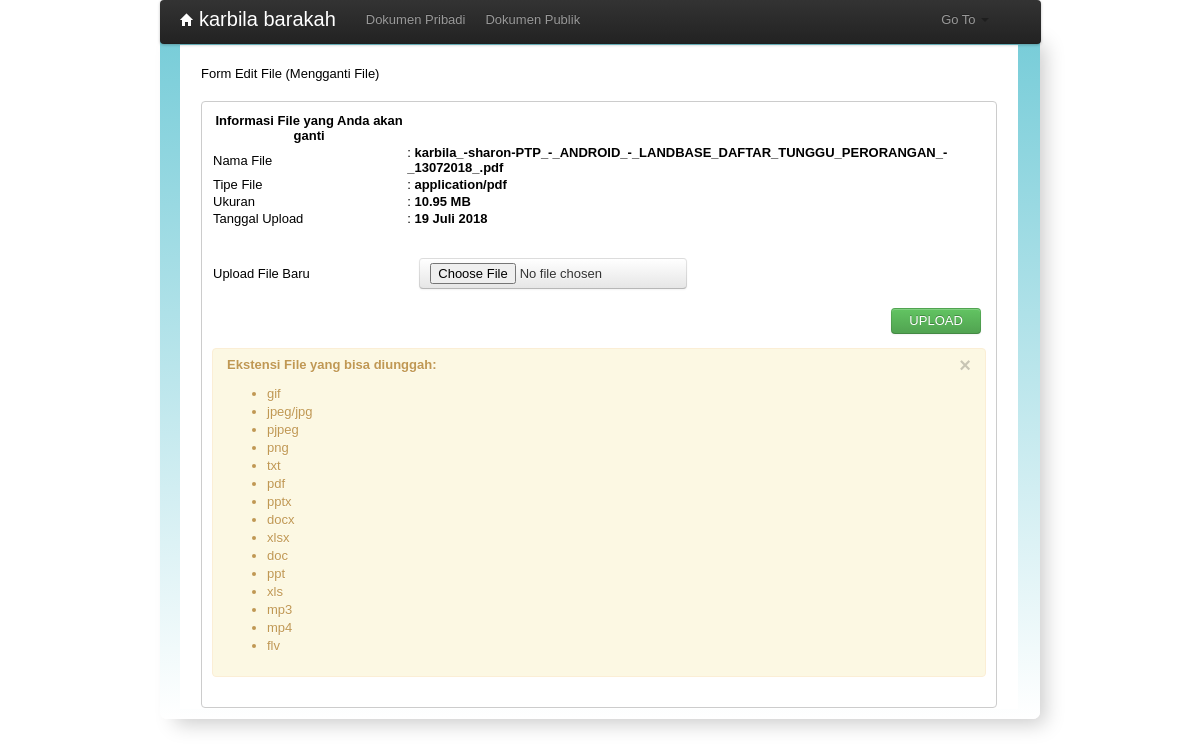
The page /halaman1.php?menu=dokpri&p=edit&iddok=42 (signed in) on the database its author committed.
### tables this page shows
CREATE TABLE `dokumen_pribadi` (
  `iddok_pribadi` int(20) NOT NULL,
  `nama_asli_dokpri` varchar(200) NOT NULL,
  `tanggal_upload` date DEFAULT NULL,
  `tanggal_perbarui` date DEFAULT NULL,
  `ukuran_file` varchar(45) DEFAULT NULL,
  `tipe_file` varchar(45) DEFAULT NULL,
  `id_user` int(11) NOT NULL
);

### fungsi_konversi_bit.php (called while the page is built)
<?php
	function bytesToSize($bytes, $precision = 2){
    $kilobyte = 1024;
    $megabyte = $kilobyte * 1024;
    $gigabyte = $megabyte * 1024;
    $terabyte = $gigabyte * 1024;
    if (($bytes >= 0) && ($bytes < $kilobyte)) {
        return $bytes . ' B';
    } elseif (($bytes >= $kilobyte) && ($bytes < $megabyte)) {
        return round($bytes / $kilobyte, $precision) . ' KB';
    } elseif (($bytes >= $megabyte) && ($bytes < $gigabyte)) {
        return round($bytes / $megabyte, $precision) . ' MB';
    } elseif (($bytes >= $gigabyte) && ($bytes < $terabyte)) {
        return round($bytes / $gigabyte, $precision) . ' GB';
    } elseif ($bytes >= $terabyte) {
        return round($bytes / $terabyte, $precision) . ' TB';
    } else {
        return $bytes . ' B';
    }
}
?>

### fungsi_indotgl.php (called while the page is built, shortened)
<?php
	function tgl_indo($tgl){
			$tanggal = substr($tgl,8,2);
			$bulan = getBulan(substr($tgl,5,2));
			$tahun = substr($tgl,0,4);
			return $tanggal.' '.$bulan.' '.$tahun;
	}
	function getBulan($bln){
				switch ($bln){
					case 7:
						return "Juli";
						break;
				}
			}
?>

### modul_perbarui/upload_ulang.php (the view)
<div class='tombol'>Form Edit File (Mengganti File)</div>
<div class='box-tabel2'>
	<table>
		<thead><tr><th>Informasi File yang Anda akan ganti</th></tr></thead>
		<tbody>
			<?php
				$data = mysql_fetch_array(mysql_query("SELECT * FROM dokumen_pribadi WHERE iddok_pribadi = '$_GET[iddok]'"));
				$t3 = bytesToSize($data['ukuran_file']);
				$t1 = tgl_indo($data['tanggal_upload']);
				echo "
				<tr><td>Nama File</td> <td>: <strong>$data[nama_asli_dokpri]</strong></td></tr>
				<tr><td>Tipe File</td> <td>: <strong>$data[tipe_file]</strong></td></tr>
				<tr><td>Ukuran</td> <td>: <strong>$t3</strong></td></tr>
				<tr><td>Tanggal Upload</td> <td>: <strong>$t1</strong></td></tr>
				";
			?>
		</tbody>
	</table>
	<br><br>
	<form action="modul_perbarui/aksi_upload_ulang.php?menu=dokpri&aksi=upload" enctype="multipart/form-data" method='POST'>
	<table style='width: 100%;'>
		<tbody>
			<tr><td>Upload File Baru</td><td><input type="file" class='btn' name='fupload_dokPri'></td></tr>
			<tr><td colspan='2'><input type="submit" name="upload" value="Upload" class='btn btn-success'>
				<td><input type="hidden" name='iddoklama' value="<?=$data['iddok_pribadi']?>"></td>
			</td></tr>
		</tbody>
	</table>
	</form>
	<div class="alert">
	  <button type="button" class="close" data-dismiss="alert">&times;</button>
	  <strong>Ekstensi File yang bisa diunggah:</strong>
	  <ul>
	  	<li>gif</li>
	  	<li>jpeg/jpg</li>
	  	<li>pjpeg</li>
	  	<li>png</li>
	  	<li>txt</li>
	  	<li>pdf</li>
	  	<li>pptx</li>
	  	<li>docx</li>
	  	<li>xlsx</li>
	  	<li>doc</li>
	  	<li>ppt</li>
	  	<li>xls</li>
	  	<li>mp3</li>
	  	<li>mp4</li>
	  	<li>flv</li>
	  </ul>
	</div>
</div>

### style.css (style rules this page uses)
body { font-family: Arial; font-size: 13px; margin: 0; padding: 0; }
input[type='reset'], input[type='submit'] { padding: 3px 17px; margin-top: 17px; text-transform: uppercase; float: right; }
li { line-height: 18px; }
.tombol { margin:20px; }
.box-tabel, .box-tabel2 { min-height: 200px; margin: 0px 20px; border: 1px solid #CCC; border-radius: 4px; height: auto; width: auto; }
.box-tabel2 { overflow-x:hidden; padding: 10px; }
.close { float: right; font-size: 20px; font-weight: bold; line-height: 18px; color: #000000; text-shadow: 0 1px 0 #ffffff; opacity: 0.2; filter: alpha(opacity=20); }
button.close { padding: 0; cursor: pointer; background: transparent; border: 0; -webkit-appearance: none; }
.btn { display: inline-block; *display: inline; padding: 4px 10px 4px; margin-bottom: 0; *margin-left: .3em; font-size: 13px; line-height: 18px; *line-height: 20px; color: #333333; text-align: center; text-shadow: 0 1px 1px rgba(255, 255, 255, 0.75); vertical-align: middle; cursor: pointer; background-color: #f5f5f5; *background-color: #e6e6e6; background-image: -ms-linear-gradient(top, #ffffff, #e6e6e6); background-image: -webkit-gradient(linear, 0 0, 0 100%, from(#ffffff), to(#e6e6e6)); background-image: -webkit-linear-gradient(top, #ffffff, #e6e6e6); background-image: -o-linear-gradient(top, #ffffff, #e6e6e6); background-image: linear-gradient(top, #ffffff, #e6e6e6); background-image: -moz-linear-gradient(top, #ffffff, #e6e6e6); background-repeat: repeat-x; border: 1px solid #cccccc; *border: 0; border-color: rgba(0, 0, 0, 0.1) rgba(0, 0, 0, 0.1) rgba(0, 0, 0, 0.25); border-color: #e6e6e6 #e6e6e6 #bfbfbf; border-bottom-color: #b3b3b3; -webkit-border-radius: 4px; -moz-border-radius: 4px; border-radius: 4px; filter: progid:dximagetransform.microsoft.gradient(startColorstr='#ffffff', endColorstr='#e6e6e6', GradientType=0); filter: progid:dximagetransform.microsoft.gradient(enabled=false); *zoom: 1; -webkit-box-shadow: inset 0 1px 0 rgba(255, 255, 255, 0.2), 0 1px 2px rgba(0, 0, 0, 0.05); -moz-box-shadow: inset 0 1px 0 rgba(255, 255, 255, 0.2), 0 1px 2px rgba(0, 0, 0, 0.05); box-shadow: inset 0 1px 0 rgba(255, 255, 255, 0.2), 0 1px 2px rgba(0, 0, 0, 0.05); }
.btn:first-child { *margin-left: 0; }
.btn-primary, .btn-primary:hover, .btn-warning, .btn-warning:hover, .btn-danger, .btn-danger:hover, .btn-success, .btn-success:hover, .btn-info, .btn-info:hover, .btn-inverse, .btn-inverse:hover { color: #ffffff; text-shadow: 0 -1px 0 rgba(0, 0, 0, 0.25); }
.btn { border-color: #ccc; border-color: rgba(0, 0, 0, 0.1) rgba(0, 0, 0, 0.1) rgba(0, 0, 0, 0.25); }
.btn-success { background-color: #5bb75b; *background-color: #51a351; background-image: -ms-linear-gradient(top, #62c462, #51a351); background-image: -webkit-gradient(linear, 0 0, 0 100%, from(#62c462), to(#51a351)); background-image: -webkit-linear-gradient(top, #62c462, #51a351); background-image: -o-linear-gradient(top, #62c462, #51a351); background-image: -moz-linear-gradient(top, #62c462, #51a351); background-image: linear-gradient(top, #62c462, #51a351); background-repeat: repeat-x; border-color: #51a351 #51a351 #387038; border-color: rgba(0, 0, 0, 0.1) rgba(0, 0, 0, 0.1) rgba(0, 0, 0, 0.25); filter: progid:dximagetransform.microsoft.gradient(startColorstr='#62c462', endColorstr='#51a351', GradientType=0); filter: progid:dximagetransform.microsoft.gradient(enabled=false); }
button.btn, input[type="submit"].btn { *padding-top: 2px; *padding-bottom: 2px; }
table { max-width: 100%; background-color: transparent; border-collapse: collapse; border-spacing: 0; font-size: 13px; }
.alert, .alert-success, .alert-info { padding: 8px 35px 8px 14px; margin-bottom: 20px; text-shadow: 0 1px 0 rgba(255, 255, 255, 0.5); background-color: #fcf8e3; border: 1px solid #fbeed5; -webkit-border-radius: 4px; -moz-border-radius: 4px; border-radius: 4px; }
.alert, .alert h4 { color: #c09853; }
.alert .close { position: relative; top: -2px; right: -21px; line-height: 20px; }

### rows shown on the page
dokumen_pribadi: nama_asli_dokpri "karbila_-sharon-PTP_-_ANDROID_-_LANDBASE_DAFTAR_TUNGGU_PERORANGAN_-_13072018_.pdf", tipe_file "application/pdf", ukuran_file "10.95 MB", tanggal_upload "19 Juli 2018"

### other values the page prints
$_SESSION['NamaLengkap'] "karbila barakah"
